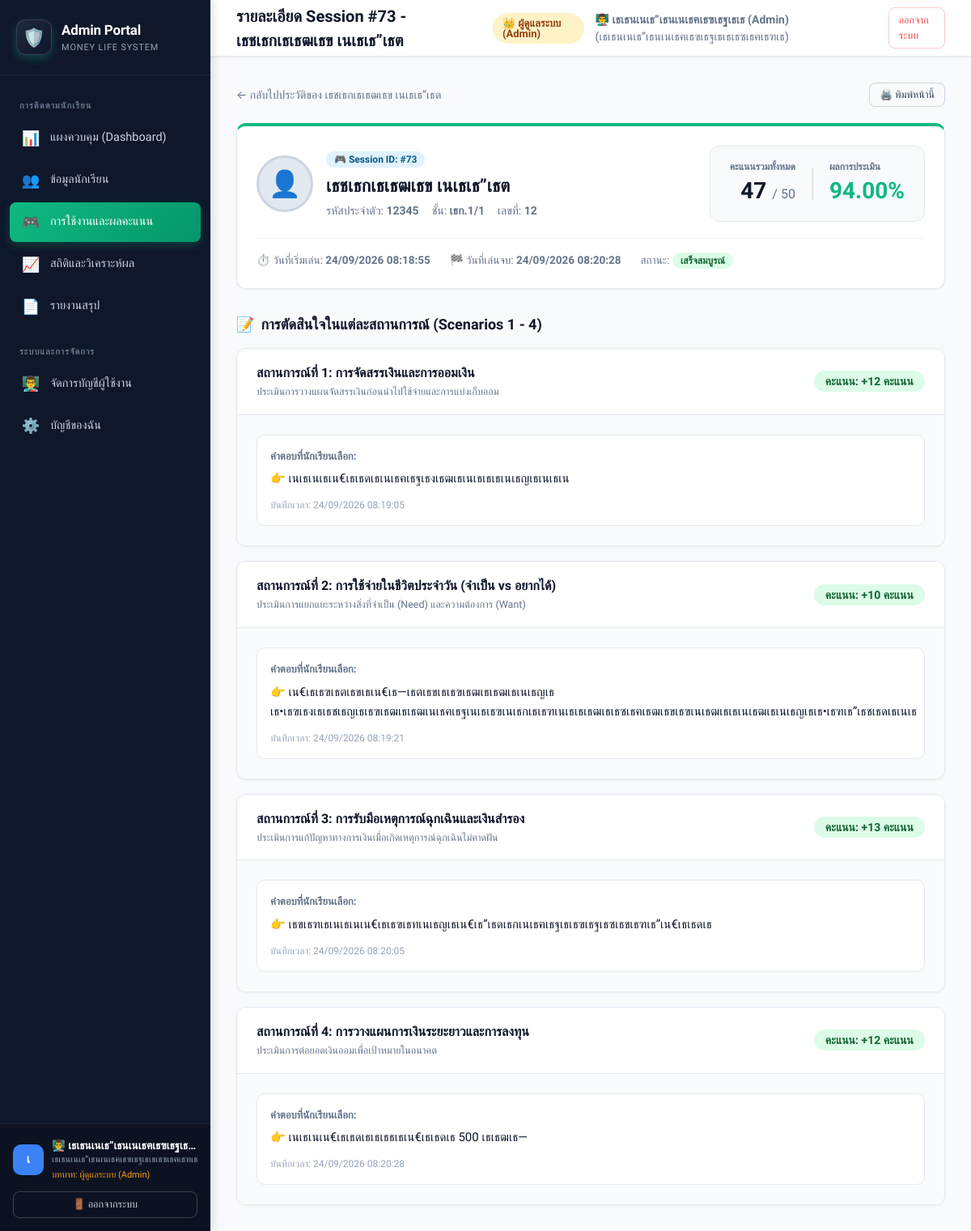
The app's page /teacher/session.php?id=73 (signed in) with its own data.
### tables this page shows
CREATE TABLE `game_sessions` (
  `id` int(10) unsigned NOT NULL AUTO_INCREMENT,
  `student_id` int(10) unsigned NOT NULL,
  `total_score` int(11) NOT NULL DEFAULT 0,
  `max_score` int(11) NOT NULL DEFAULT 50,
  `percentage` decimal(5,2) NOT NULL DEFAULT 0.00,
  `started_at` timestamp NOT NULL DEFAULT current_timestamp(),
  `completed_at` timestamp NULL DEFAULT NULL,
  PRIMARY KEY (`id`),
  KEY `fk_game_sessions_student` (`student_id`),
  CONSTRAINT `fk_game_sessions_student` FOREIGN KEY (`student_id`) REFERENCES `students` (`id`) ON DELETE CASCADE ON UPDATE CASCADE
);

CREATE TABLE `students` (
  `id` int(10) unsigned NOT NULL AUTO_INCREMENT,
  `student_code` varchar(50) DEFAULT NULL,
  `first_name` varchar(100) NOT NULL,
  `last_name` varchar(100) NOT NULL,
  `class_level` varchar(20) NOT NULL,
  `class_room` varchar(20) NOT NULL,
  `student_number` int(10) unsigned NOT NULL,
  `photo` varchar(255) DEFAULT NULL,
  `status` enum('active','pending','rejected') NOT NULL DEFAULT 'active',
  `created_at` timestamp NOT NULL DEFAULT current_timestamp(),
  PRIMARY KEY (`id`)
);

CREATE TABLE `game_answers` (
  `id` int(10) unsigned NOT NULL AUTO_INCREMENT,
  `session_id` int(10) unsigned NOT NULL,
  `scenario_number` int(10) unsigned NOT NULL,
  `selected_option` varchar(255) NOT NULL,
  `score` int(11) NOT NULL DEFAULT 0,
  `answered_at` timestamp NOT NULL DEFAULT current_timestamp(),
  PRIMARY KEY (`id`),
  KEY `fk_game_answers_session` (`session_id`),
  CONSTRAINT `fk_game_answers_session` FOREIGN KEY (`session_id`) REFERENCES `game_sessions` (`id`) ON DELETE CASCADE ON UPDATE CASCADE
);

### teacher/auth/permissions.php (called while the page is built, shortened)
<?php
function e($string) {
    return htmlspecialchars((string)$string, ENT_QUOTES, 'UTF-8');
}

### teacher/session.php (the view, shortened to what this page needs)
<?php
$sessionId = (int)($_GET['id'] ?? 0);
$stmt = $pdo->prepare("
    SELECT
        gs.*,
        s.first_name,
        s.last_name,
        s.class_level,
        s.class_room,
        s.student_number,
        s.student_code,
        s.photo
    FROM game_sessions gs
    JOIN students s ON gs.student_id = s.id
    WHERE gs.id = ?
");
$stmt->execute([$sessionId]);
$session = $stmt->fetch();
$pageTitle = "รายละเอียด Session #{$sessionId} - {$session['first_name']} {$session['last_name']}";
$answerStmt = $pdo->prepare("
    SELECT * FROM game_answers
    WHERE session_id = ?
    ORDER BY scenario_number ASC
");
$answerStmt->execute([$sessionId]);
$answers = $answerStmt->fetchAll();
$scenarioAnswers = [];
foreach ($answers as $ans) {
    $scenarioAnswers[(int)$ans['scenario_number']] = $ans;
}
$scenarioMeta = [
    1 => [
        'title' => 'สถานการณ์ที่ 1: การจัดสรรเงินและการออมเงิน',
        'desc' => 'ประเมินการวางแผนจัดสรรเงินก่อนนำไปใช้จ่ายและการแบ่งเก็บออม'
    ],
    2 => [
        'title' => 'สถานการณ์ที่ 2: การใช้จ่ายในชีวิตประจำวัน (จำเป็น vs อยากได้)',
        'desc' => 'ประเมินการแยกแยะระหว่างสิ่งที่จำเป็น (Need) และความต้องการ (Want)'
    ],
    3 => [
        'title' => 'สถานการณ์ที่ 3: การรับมือเหตุการณ์ฉุกเฉินและเงินสำรอง',
        'desc' => 'ประเมินการแก้ปัญหาทางการเงินเมื่อเกิดเหตุการณ์ฉุกเฉินไม่คาดฝัน'
    ],
    4 => [
        'title' => 'สถานการณ์ที่ 4: การวางแผนการเงินระยะยาวและการลงทุน',
        'desc' => 'ประเมินการต่อยอดเงินออมเพื่อเป้าหมายในอนาคต'
    ]
];
require_once __DIR__ . '/includes/header.php';
?>
<div style="margin-bottom: 20px; display: flex; justify-content: space-between; align-items: center;">
    <div>
        <a href="student.php?id=<?= $session['student_id'] ?>" style="color: #64748b; text-decoration: none; font-size: 14px;">
            ← กลับไปประวัติของ <?= e($session['first_name'] . ' ' . $session['last_name']) ?>
        </a>
    </div>
    <div style="display: flex; gap: 10px;">
        <button onclick="window.print()" class="btn btn-outline btn-sm">
            🖨️ พิมพ์หน้านี้
        </button>
    </div>
</div>
<div class="card" style="border-top: 4px solid #10b981;">
    <div class="card-body">
        <div style="display: flex; justify-content: space-between; align-items: center; flex-wrap: wrap; gap: 20px;">
            <div style="display: flex; align-items: center; gap: 16px;">
                <?php if (!empty($session['photo']) && file_exists(__DIR__ . '/../' . $session['photo'])): ?>
                    <img src="../<?= e($session['photo']) ?>" alt="Student Photo"
                         style="width: 70px; height: 70px; border-radius: 50%; object-fit: cover; border: 3px solid #10b981;">
                <?php else: ?>
                    <div style="width: 70px; height: 70px; border-radius: 50%; background: #e2e8f0; display: flex; align-items: center; justify-content: center; font-size: 32px; color: #94a3b8; border: 3px solid #cbd5e1;">
                        👤
                    </div>
                <?php endif; ?>
                <div>
                    <span class="badge badge-info" style="font-size: 12px; margin-bottom: 4px;">
                        🎮 Session ID: #<?= $session['id'] ?>
                    </span>
                    <h2 style="font-size: 22px; color: #0f172a; margin: 2px 0 4px;">
                        <?= e($session['first_name'] . ' ' . $session['last_name']) ?>
                    </h2>
                    <div style="font-size: 14px; color: #64748b; display: flex; gap: 16px;">
                        <span>รหัสประจำตัว: <strong><?= e($session['student_code'] ?: '-') ?></strong></span>
                        <span>ชั้น: <strong><?= e($session['class_level']) ?>/<?= e($session['class_room']) ?></strong></span>
                        <span>เลขที่: <strong><?= e($session['student_number']) ?></strong></span>
                    </div>
                </div>
            </div>
            <div style="display: flex; gap: 20px; align-items: center; background: #f8fafc; padding: 16px 24px; border-radius: 12px; border: 1px solid #e2e8f0;">
                <div style="text-align: right;">
                    <div style="font-size: 12px; color: #64748b; text-transform: uppercase; font-weight: 600;">คะแนนรวมทั้งหมด</div>
                    <div style="font-size: 28px; font-weight: 700; color: #0f172a;">
                        <?= $session['total_score'] ?> <span style="font-size: 16px; font-weight: 400; color: #64748b;">/ <?= $session['max_score'] ?></span>
                    </div>
                </div>
                <div style="border-left: 2px solid #e2e8f0; height: 40px;"></div>
                <div>
                    <div style="font-size: 12px; color: #64748b; text-transform: uppercase; font-weight: 600;">ผลการประเมิน</div>
                    <div style="font-size: 28px; font-weight: 700; color: <?= $session['percentage'] >= 70 ? '#10b981' : ($session['percentage'] >= 50 ? '#3b82f6' : '#ef4444') ?>;">
                        <?= $session['percentage'] ?>%
                    </div>
                </div>
            </div>
        </div>
        <div style="margin-top: 20px; padding-top: 16px; border-top: 1px solid #f1f5f9; display: flex; gap: 24px; font-size: 13.5px; color: #64748b;">
            <span>⏱️ วันที่เริ่มเล่น: <strong><?= date('d/m/Y H:i:s', strtotime($session['started_at'])) ?></strong></span>
            <span>🏁 วันที่เล่นจบ: <strong><?= $session['completed_at'] ? date('d/m/Y H:i:s', strtotime($session['completed_at'])) : 'ยังเล่นไม่จบ' ?></strong></span>
            <span>สถานะ:
                <?php if ($session['completed_at']): ?>
                    <span class="badge badge-success">เสร็จสมบูรณ์</span>
                <?php else: ?>
                    <span class="badge badge-warning">ยังไม่สิ้นสุด</span>
                <?php endif; ?>
            </span>
        </div>
    </div>
</div>
<h3 style="font-size: 18px; color: #0f172a; margin: 30px 0 16px; display: flex; align-items: center; gap: 8px;">
    <span>📝</span> การตัดสินใจในแต่ละสถานการณ์ (Scenarios 1 - 4)
</h3>
<div style="display: flex; flex-direction: column; gap: 18px;">
    <?php for ($i = 1; $i <= 4; $i++): ?>
        <?php
            $ans = $scenarioAnswers[$i] ?? null;
            $meta = $scenarioMeta[$i];
            $score = $ans ? (int)$ans['score'] : null;
        ?>
        <div class="card" style="margin-bottom: 0;">
            <div class="card-header" style="background: #ffffff;">
                <div>
                    <div style="font-size: 16px; font-weight: 700; color: #0f172a;">
                        <?= $meta['title'] ?>
                    </div>
                    <div style="font-size: 12.5px; color: #64748b; margin-top: 2px;">
                        <?= $meta['desc'] ?>
                    </div>
                </div>
                <div>
                    <?php if ($ans): ?>
                        <span class="badge <?= $score > 0 ? 'badge-success' : ($score === 0 ? 'badge-warning' : 'badge-danger') ?>" style="font-size: 14px; padding: 6px 14px;">
                            คะแนน: <?= $score > 0 ? "+{$score}" : $score ?> คะแนน
                        </span>
                    <?php else: ?>
                        <span class="badge badge-secondary" style="font-size: 13px;">ยังไม่ได้ตอบ</span>
                    <?php endif; ?>
                </div>
            </div>
            <div class="card-body" style="background: #fafbfc;">
                <?php if ($ans): ?>
                    <div style="background: white; padding: 16px; border-radius: 10px; border: 1px solid #e2e8f0;">
                        <div style="font-size: 13px; font-weight: 600; color: #64748b; margin-bottom: 6px;">คำตอบที่นักเรียนเลือก:</div>
                        <div style="font-size: 15px; color: #0f172a; font-weight: 500; line-height: 1.6;">
                            👉 <?= e($ans['selected_option']) ?>
                        </div>
                        <div style="margin-top: 12px; font-size: 12px; color: #94a3b8;">
                            บันทึกเวลา: <?= date('d/m/Y H:i:s', strtotime($ans['answered_at'])) ?>
                        </div>
                    </div>
                <?php else: ?>
                    <div style="text-align: center; color: #94a3b8; padding: 14px;">
                        นักเรียนยังเล่นไม่ถึงสถานการณ์นี้ หรือไม่ได้บันทึกคำตอบ
                    </div>
                <?php endif; ?>
            </div>
        </div>
    <?php endfor; ?>
</div>
<?php require_once __DIR__ . '/includes/footer.php'; ?>

### teacher/includes/header.php (shortened to what this page needs)
<?php
$currentRoute = basename($_SERVER['PHP_SELF']);
$currentTeacherName = $_SESSION['teacher_name'] ?? 'ครูผู้สอน';
$currentTeacherRole = $_SESSION['teacher_role'] ?? 'teacher';
$roleLabel = ($currentTeacherRole === 'admin') ? 'ผู้ดูแลระบบ (Admin)' : 'ครูผู้สอน';
$roleClass = ($currentTeacherRole === 'admin') ? 'admin' : '';
$isAdmin = ($currentTeacherRole === 'admin');
$isInAdminFolder = strpos($_SERVER['PHP_SELF'], '/teacher/admin/') !== false;
$baseTeacherUrl = $isInAdminFolder ? '../' : '';
?>
<!DOCTYPE html>
<html lang="th">
<head>
    <link rel="stylesheet" href="<?= $baseTeacherUrl ?>assets/css/teacher.css">
</head>
<body>
<div class="app-container">
    <aside class="sidebar">
        <div class="sidebar-header">
            <div class="sidebar-logo" style="background: linear-gradient(135deg, #1e293b, #0f172a); border: 1px solid rgba(255,255,255,0.15);">🛡️</div>
            <div class="sidebar-title">
                <h2>Admin Portal</h2>
                <p>Money Life System</p>
            </div>
        </div>
        <nav class="sidebar-nav">
            <div class="nav-group-title">การติดตามนักเรียน</div>
            <a href="<?= $baseTeacherUrl ?>index.php" class="nav-item <?= ($currentRoute === 'index.php') ? 'active' : '' ?>">
                <span class="icon">📊</span> แผงควบคุม (Dashboard)
            </a>
            <a href="<?= $baseTeacherUrl ?>students.php" class="nav-item <?= ($currentRoute === 'students.php' || $currentRoute === 'student.php') ? 'active' : '' ?>">
                <span class="icon">👥</span> ข้อมูลนักเรียน
            </a>
            <a href="<?= $baseTeacherUrl ?>results.php" class="nav-item <?= ($currentRoute === 'results.php' || $currentRoute === 'session.php') ? 'active' : '' ?>">
                <span class="icon">🎮</span> การใช้งานและผลคะแนน
            </a>
            <a href="<?= $baseTeacherUrl ?>analytics.php" class="nav-item <?= ($currentRoute === 'analytics.php') ? 'active' : '' ?>">
                <span class="icon">📈</span> สถิติและวิเคราะห์ผล
            </a>
            <a href="<?= $baseTeacherUrl ?>reports.php" class="nav-item <?= ($currentRoute === 'reports.php') ? 'active' : '' ?>">
                <span class="icon">📄</span> รายงานสรุป
            </a>
            <div class="nav-group-title" style="margin-top: 14px;">ระบบและการจัดการ</div>
            <a href="<?= $baseTeacherUrl ?>admin/teachers.php" class="nav-item <?= (strpos($_SERVER['PHP_SELF'], '/admin/') !== false) ? 'active' : '' ?>">
                <span class="icon">👨‍🏫</span> จัดการบัญชีผู้ใช้งาน
            </a>
            <a href="<?= $baseTeacherUrl ?>profile.php" class="nav-item <?= ($currentRoute === 'profile.php') ? 'active' : '' ?>">
                <span class="icon">⚙️</span> บัญชีของฉัน
            </a>
        </nav>
        <div class="sidebar-footer">
            <div class="user-badge">
                <div class="user-avatar"><?= mb_substr($currentTeacherName, 0, 1, 'UTF-8') ?></div>
                <div class="user-info">
                    <div class="user-name" title="<?= e($currentTeacherName) ?>">👨‍🏫 <?= e($currentTeacherName) ?></div>
                    <div style="font-size: 11px; color: #94a3b8;"><?= e($_SESSION['teacher_position'] ?? 'ครูผู้สอน') ?></div>
                    <div class="user-role <?= $roleClass ?>" style="margin-top: 2px;">บทบาท: <?= $roleLabel ?></div>
                </div>
            </div>
            <div style="margin-top: 12px;">
                <a href="<?= $baseTeacherUrl ?>logout.php" class="btn btn-outline btn-sm" style="width: 100%; border-color: rgba(255,255,255,0.2); color: #cbd5e1;">
                    🚪 ออกจากระบบ
                </a>
            </div>
        </div>
    </aside>
    <div class="main-wrapper">
        <header class="top-bar">
            <div style="display: flex; align-items: center; gap: 14px;">
                <div class="top-bar-title">
                    <h1><?= e($pageTitle) ?></h1>
                </div>
            </div>
            <div class="top-bar-actions">
                <span class="badge <?= $isAdmin ? 'badge-warning' : 'badge-success' ?>" style="font-size: 13px; padding: 6px 12px;">
                    <?= $isAdmin ? '👑 ' . $roleLabel : '🎓 ' . $roleLabel ?>
                </span>
                <span style="color: #64748b; font-size: 14px;">
                    👨‍🏫 <strong><?= e($currentTeacherName) ?></strong> (<?= e($_SESSION['teacher_position'] ?? 'ครูผู้สอน') ?>)
                </span>
                <a href="<?= $baseTeacherUrl ?>logout.php" class="btn btn-outline btn-sm" style="color: #ef4444; border-color: #fecaca;">
                    ออกจากระบบ
                </a>
            </div>
        </header>
        <main class="page-content">

### records on screen
game_sessions: student.last_name "รายละเอียด Session #73 - เธชเธกเธเธฒเธข เนเธเธ”เธต", student.last_name "เธชเธกเธเธฒเธข เนเธเธ”เธต", id "73", student.student_code "12345", student.class_level "เธก.1", student.class_room "1", student.student_number "12", total_score "47", max_score "50", percentage "94.00", started_at "24/09/2026 08:18:55", completed_at "24/09/2026 08:20:28"
game_answers: title "สถานการณ์ที่ 1: การจัดสรรเงินและการออมเงิน", desc "ประเมินการวางแผนจัดสรรเงินก่อนนำไปใช้จ่ายและการแบ่งเก็บออม", score "12", selected_option "เนเธเนเธเน€เธเธดเธเนเธฅเธฐเธงเธฒเธเนเธเธเธเนเธญเธเนเธเน", answered_at "24/09/2026 08:19:05"
game_answers: title "สถานการณ์ที่ 2: การใช้จ่ายในชีวิตประจำวัน (จำเป็น vs อยากได้)", desc "ประเมินการแยกแยะระหว่างสิ่งที่จำเป็น (Need) และความต้องการ (Want)", score "10", selected_option "เน€เธเธฃเธตเธขเธเน€เธ—เธตเธขเธเธฃเธฒเธเธฒเธเนเธญเธ เธ•เธฃเธงเธเธชเธญเธเธฃเธฒเธเธฒเนเธฅเธฐเนเธเธฃเนเธกเธเธฑเนเธเธเธฒเธเธซเธฅเธฒเธขเธฃเนเธฒเธเธเนเธฒเธเนเธญเธเธ•เธฑเธ”เธชเธดเธเนเธ", answered_at "24/09/2026 08:19:21"
game_answers: title "สถานการณ์ที่ 3: การรับมือเหตุการณ์ฉุกเฉินและเงินสำรอง", desc "ประเมินการแก้ปัญหาทางการเงินเมื่อเกิดเหตุการณ์ฉุกเฉินไม่คาดฝัน", score "13", selected_option "เธขเธฑเธเนเธเนเน€เธเธฃเธทเนเธญเธเน€เธ”เธดเธกเนเธฅเธฐเธเธฃเธฐเธซเธขเธฑเธ”เน€เธเธดเธ", answered_at "24/09/2026 08:20:05"
game_answers: title "สถานการณ์ที่ 4: การวางแผนการเงินระยะยาวและการลงทุน", desc "ประเมินการต่อยอดเงินออมเพื่อเป้าหมายในอนาคต", score "12", selected_option "เนเธเนเน€เธเธดเธเธเธธเธเน€เธเธดเธ 500 เธเธฒเธ—", answered_at "24/09/2026 08:20:28"

### other values on screen
mb_substr($currentTeacherName, 0, 1, 'UTF-8') "เ"
$currentTeacherName "เธเธนเนเธ”เธนเนเธฅเธฃเธฐเธ…"
$_SESSION['teacher_position'] "เธเธนเนเธ”เธนเนเธฅเธฃเธฐเธเธเธซเธฅเธฑเธ"
$roleLabel "ผู้ดูแลระบบ (Admin)"
$currentTeacherName "เธเธนเนเธ”เธนเนเธฅเธฃเธฐเธเธ (Admin)"
